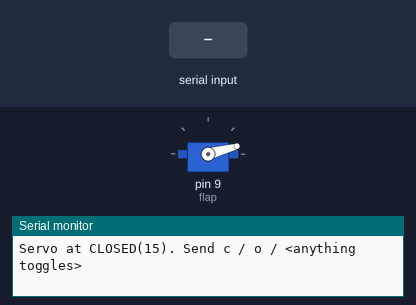
Recording of a sketch running on a simulated Arduino Uno, built with avr-gcc and run on an emulated ATmega328P. Parts: servo, the last lines printed to the serial monitor. The test bench sets the inputs (shaded band).

Above: at 1.2 s.
1.3 s: "o\n" received over Serial
At 1.6 s:
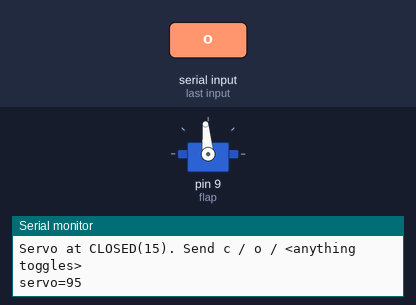
2.8 s: "c\n" received over Serial
At 4.0 s:
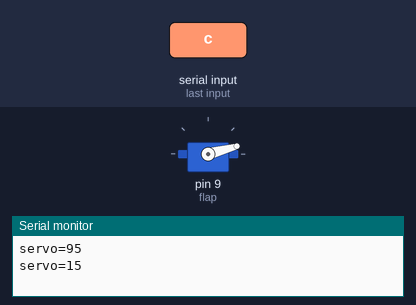
4.3 s: "1\n" received over Serial
At 5.3 s:
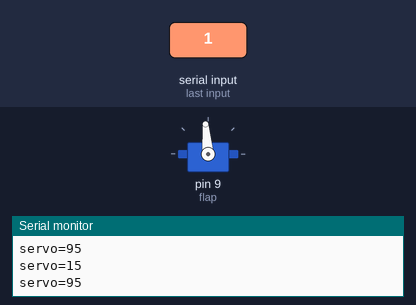
Timing chart, 0 to 7.3 s (numbered marks = the images above; inputs shaded):
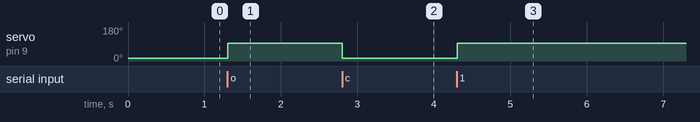

The sketch:

03_servo.ino
```cpp
/*
 * Stage 3 test: servo sweep between closed (15) and open (95).
 * Wire: servo signal D9, 5V, GND. Flap should swing closed<->open.
 * Send any line in Serial (9600) to toggle; 'c'/'o' sets closed/open.
 */

#include <Servo.h>

Servo flap;

const uint8_t SERVO_CLOSED = 15;
const uint8_t SERVO_OPEN   = 95;

char     cmd[40];
uint8_t  cmdLen = 0;
uint8_t  pos    = SERVO_CLOSED;

void setup() {
  Serial.begin(9600);
  flap.attach(9);
  flap.write(SERVO_CLOSED);
  Serial.println("Servo at CLOSED(15). Send c / o / <anything toggles>");
}

void loop() {
  while (Serial.available()) {
    char c = Serial.read();
    if (c == '\n') {
      cmd[cmdLen] = '\0';
      cmdLen = 0;
      if (cmd[0] == 'c')      pos = SERVO_CLOSED;
      else if (cmd[0] == 'o') pos = SERVO_OPEN;
      else                    pos = (pos == SERVO_OPEN) ? SERVO_CLOSED : SERVO_OPEN;
      flap.write(pos);
      Serial.print("servo=");
      Serial.println(pos);
    } else if (cmdLen < sizeof(cmd) - 1) {
      cmd[cmdLen++] = c;
    }
  }
  delay(10);
}
```

Measured:
- after the input at 1.3 s, servo on pin 9 (flap): 15° → 95° at once
- after the input at 2.8 s, servo on pin 9 (flap): 95° → 15° at once
- after the input at 4.3 s, servo on pin 9 (flap): 15° → 95° at once
